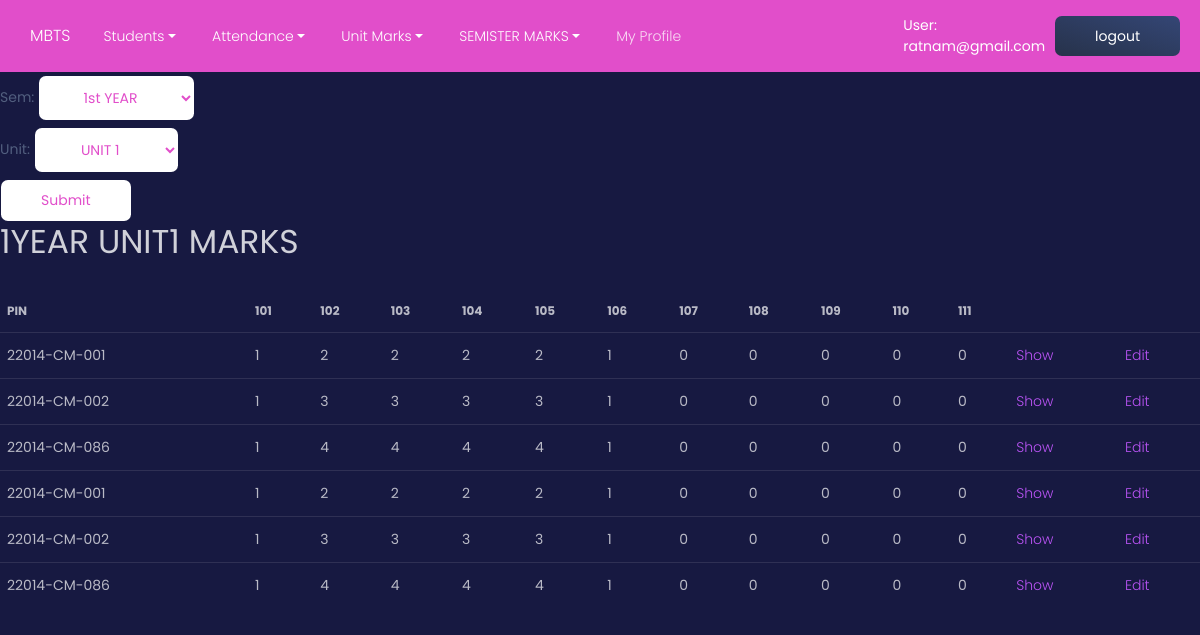
Screenshot of /n/u/ (signed in) with the database file from the repository.
### mbts/models.py (models this page shows, shortened)
class User(AbstractUser):
    TEACHER = 1
    STUDENT = 2
    ROLE_CHOICES = ((TEACHER, 'Teacher'), (STUDENT, 'Student'),)
    role = models.PositiveSmallIntegerField(choices=ROLE_CHOICES, blank=True, null=True, default=STUDENT)

class Unit1marks(models.Model):
    sem = models.CharField(max_length=20)
    s1=models.IntegerField(default=0)
    s2=models.IntegerField(default=0)
    s3=models.IntegerField(default=0)
    s4=models.IntegerField(default=0)
    s5=models.IntegerField(default=0)
    s6=models.IntegerField(default=0)
    s7=models.IntegerField(default=0)
    s8=models.IntegerField(default=0)
    s9=models.IntegerField(default=0)
    s10=models.IntegerField(default=0)
    s11=models.IntegerField(default=0)
    s12=models.IntegerField(default=0)
    student = models.ForeignKey(Students, to_field="pin", on_delete=models.CASCADE,default='SOME STRING')
    def subject_codes(self):
        if self.sem == "1YEAR":
            return [101,102,103,104,105,106,107,108,109,110,111]
        elif self.sem == "3SEM":
            return [301,302,303,304,305,306,307,308,309]
        elif self.sem == "4SEM":
            return [401,402,403,404,405,406,407,408,409]
        elif self.sem == "5SEM":
            return [501,502,503,504,505,506,507,508,509]
        else:
            return []

### mbts/views/Unit1marks.py (the view)
# urls.py: path("u/", Unit1marks.index, name="um1_index"),
def index(request):
    form = UnitSearchForm(request.GET)
    sem = request.GET.get("sem",'1YEAR')
    unit = request.GET.get("unit",'UNIT1')
    if unit == 'UNIT3':
        um= Unit3marks.objects.filter(sem=sem).all()
    elif unit == 'UNIT2':
        um= Unit2marks.objects.filter(sem=sem).all()
    else:
        um= Unit1marks.objects.filter(sem=sem).all()
    context = {"um": um}
    context['form']  = form
    context['unit'] = unit
    context['sem']  = sem
    return render(request, "Unit1marks/index.html", context)

### mbts/forms.py
class UnitSearchForm(forms.Form):
    SEMS = (("1YEAR","1st YEAR"),("3SEM","3rd SEM"),("4SEM","4th SEM"),("5SEM","5th SEM"))
    UNITS = (("UNIT1","UNIT 1"),('UNIT2','UNIT 2'),('UNIT3', 'UNIT 3'))
    sem = forms.ChoiceField(required=False, choices= SEMS, widget=forms.Select( attrs={'class': 'btn btn-primary btn-neutral'}))
    unit = forms.ChoiceField(required=False, choices= UNITS, widget=forms.Select( attrs={'class': 'btn btn-primary btn-neutral'}))

### mbts/templates/Unit1marks/index.html
{% extends "base.html" %}
{% block content %}
<form method="get">
    {{form}}
    <input class="btn btn-primary btn-neutral" type="submit" />
</form>
<h1>{{sem}} {{unit}} MARKS</h1>
    {% if um %}
    <table class="table">
    {% for s in um %}
    {% if forloop.counter  == 1 %}
    <thead>
        <th>PIN</th>
        {% for i in s.subject_codes %}
            <th>{{i}}</th>
        {%endfor %}
    </thead>
    {% endif %}
    <tr>
        <td>{{s.student_id}}</td>
        <td>{{s.s1}}</td>
        <td>{{s.s2}}</td>
        <td>{{s.s3}}</td>
        <td>{{s.s4}}</td>
        <td>{{s.s5}}</td>
        <td>{{s.s6}}</td>
        <td>{{s.s7}}</td>
        <td>{{s.s8}}</td>
        <td>{{s.s9}}</td>
    {% if s.sem == '1YEAR' %}
        <td>{{s.s10}}</td>
        <td>{{s.s11}}</td>
    {% endif %}
        <td><a href="{% url 'u1m_show' s.student_id %}?sem={{sem}}&unit={{unit}}">Show</a></td>
        <td><a href="{% url 'u1m_edit' s.student_id %}?sem={{sem}}&unit={{unit}}">Edit</a></td>
    </tr>
    {% endfor %}
    </table>
{% else %}
    <p>No unit marks are available.</p>
{% endif %}
{% endblock %}

### mbts/templates/_menus.html (shortened to what this page needs)
<div class="container">
    <a class="navbar-brand" href="/n/i/">MBTS</a>
      <div class="collapse navbar-collapse" id="navbarNavDropdown">
        <ul class="navbar-nav">
          <li class="nav-item dropdown">
            <a class="nav-link dropdown-toggle" href="#" id="navbarDropdownMenuLink" data-toggle="dropdown" aria-haspopup="true" aria-expanded="false">
              Students
            </a>
          </li>
          <li class="nav-item dropdown">
            <a class="nav-link dropdown-toggle" href="#" id="navbarDropdownMenuLink" data-toggle="dropdown" aria-haspopup="true" aria-expanded="false">
              Attendance
            </a>
          </li>
          <li class="nav-item dropdown">
            <a class="nav-link dropdown-toggle" href="#" id="navbarDropdownMenuLink" data-toggle="dropdown" aria-haspopup="true" aria-expanded="false">
              Unit Marks
            </a>
          </li>
          <li class="nav-item dropdown">
            <a class="nav-link dropdown-toggle" href="#" id="navbarDropdownMenuLink" data-toggle="dropdown" aria-haspopup="true" aria-expanded="false">
              SEMISTER MARKS
            </a>
          </li>
          {% if user.is_authenticated %}
          <li class="nav-item">
            <a href="{% url 'users-profile' %}" class="nav-link" >
              <p>My Profile</p>
            </a>
          </li>
          {% endif %}
        </ul>
      </div>
    </div>
    {% if user.is_authenticated %}
    <span style="color:white">User: {{ user.get_username }}</span>
    <form method="post" action="{% url 'logout' %}">
     <button type="submit" class="btn" >logout</button>
 </form>
  {% else %}
    <a href="{% url 'login' %}?next={{ request.path }}" class="nav-link">Login</a>
  {% endif %}

### rows the page displays
User: get_username "ratnam@gmail.com"
Unit1marks: subject_codes "101" "102" "103" "104" "105" "106" "107" "108" "109" "110" "111", student_id "22014-CM-001", s1 "1", s2 "2", s3 "2", s4 "2", s5 "2", s6 "1", s7 "0", s8 "0", s9 "0", s10 "0", s11 "0"
Unit1marks: student_id "22014-CM-002", s1 "1", s2 "3", s3 "3", s4 "3", s5 "3", s6 "1", s7 "0", s8 "0", s9 "0", s10 "0", s11 "0"
Unit1marks: student_id "22014-CM-086", s1 "1", s2 "4", s3 "4", s4 "4", s5 "4", s6 "1", s7 "0", s8 "0", s9 "0", s10 "0", s11 "0"
Unit1marks: student_id "22014-CM-001", s1 "1", s2 "2", s3 "2", s4 "2", s5 "2", s6 "1", s7 "0", s8 "0", s9 "0", s10 "0", s11 "0"
Unit1marks: student_id "22014-CM-002", s1 "1", s2 "3", s3 "3", s4 "3", s5 "3", s6 "1", s7 "0", s8 "0", s9 "0", s10 "0", s11 "0"
Unit1marks: student_id "22014-CM-086", s1 "1", s2 "4", s3 "4", s4 "4", s5 "4", s6 "1", s7 "0", s8 "0", s9 "0", s10 "0", s11 "0"

### other values shown
{{ sem }} "1YEAR"
{{ unit }} "UNIT1"
